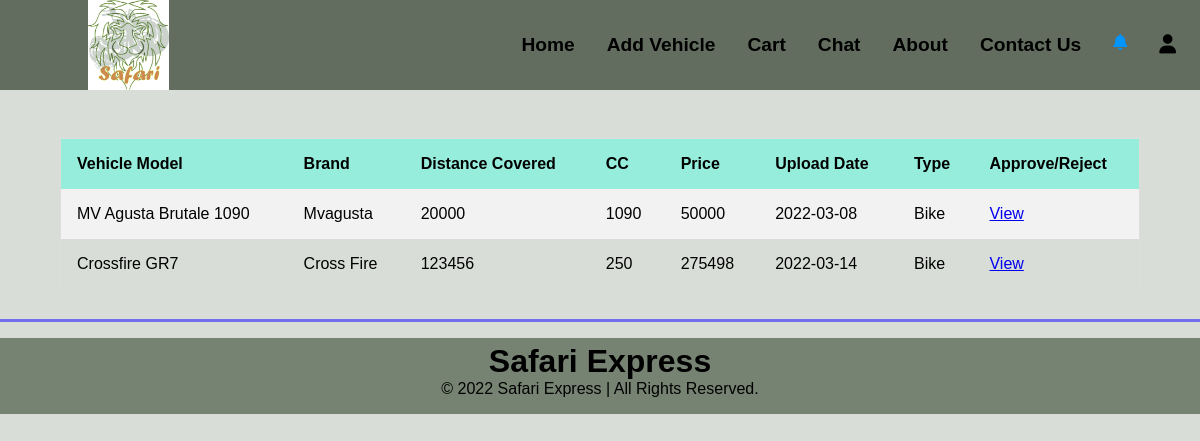
Page /index.php?page=Cart (signed in) on the committed database.
### tables this page shows
CREATE TABLE `vehicle` (
  `vehicleID` int(11) NOT NULL,
  `modelID` int(255) NOT NULL,
  `modelYear` int(255) NOT NULL,
  `vehicleDescription` text NOT NULL,
  `distanceTravelled` int(255) NOT NULL,
  `locationRegistered` varchar(255) NOT NULL,
  `price` int(255) NOT NULL,
  `userID` int(11) NOT NULL,
  `owner` varchar(255) NOT NULL,
  `vehiclePostDate` date NOT NULL DEFAULT current_timestamp(),
  `uploadStatus` int(255) NOT NULL
);

CREATE TABLE `type` (
  `modelID` int(11) NOT NULL,
  `modelName` varchar(255) NOT NULL,
  `cubicCapacity` int(255) NOT NULL,
  `brandID` int(11) NOT NULL,
  `vehicleType` varchar(255) NOT NULL
);

CREATE TABLE `manufacturer` (
  `brandID` int(11) NOT NULL,
  `brandName` varchar(255) NOT NULL
);

### functions/load_template.php (called while the page is built, shortened)
<?php
	function loadTemplate($filename, $tempVars){
		extract($tempVars);
		require $filename;
		$content = ob_get_clean();
		return $content;
	}
?>

### pages/users/Cart.php (called while the page is built, shortened)
<?php
$conn = new DatabaseTable('shortlist');
$shortlisted = $conn->shortlistVecList($_SESSION['userID']);
$content = loadTemplate('../templates/users/CartTemplate.php', ["shortlisted"=>$shortlisted]);
?>

### classes/databasetable.php (called while the page is built, shortened)
 <?php
class DatabaseTable{
function shortlistVecList($vec_id){
    global $pdo;
    $stmt = $pdo->prepare('SELECT * FROM `vehicle` JOIN type ON vehicle.modelID = type.modelID JOIN users ON users.userID = vehicle.userID JOIN vehiclecategory ON vehicle.vehicleID = vehiclecategory.vehicleID JOIN manufacturer ON type.brandID=manufacturer.brandID JOIN shortlist ON vehicle.vehicleID = shortlist.vehicleID WHERE shortlist.custID='.$vec_id.';');
    $stmt->execute();
    return $stmt;
}
}
?>

### templates/users/CartTemplate.php (the view)
<section>
<table>
<tr><th>Vehicle Model</th><th>Brand</th><th>Distance Covered</th><th>CC</th><th>Price</th><th>Upload Date</th><th>Type</th><th>Approve/Reject</th></tr>
<?php
foreach($shortlisted as $value){
    echo '<tr><td>'.$value['modelName'].'</td><td>'.$value['brandName'].'</td><td>'.$value['distanceTravelled'].'</td><td>'.$value['cubicCapacity'].'</td><td>'.$value['price'].'</td><td>'.$value['vehiclePostDate'].'</td><td>'.$value['vehicleType'].'</td><td><a href=index.php?page=viewvehicle&buy='.$value['vehicleID'].'>View</a></td></tr>';
}
?>
</table>
</section>

### css/styles.css (style rules this page uses)
* { padding: 0; margin: 0; box-sizing: border-box; }
body, html { font-family: sans-serif; margin: 0; }
table { border-collapse: collapse; border-spacing: 0; width: 90%; margin: 3rem 5%; border: 1px solid #ddd; }
th { background: #96EDDC; }
th, td { text-align: left; padding: 16px; }
tr:nth-child(even) { background-color: #f2f2f2; }
body { background: #D9DDD8; }

### rows in the picture
vehicle: modelID.modelName "MV Agusta Brutale 1090", manufacturer.brandName "Mvagusta", distanceTravelled "20000", modelID.cubicCapacity "1090", price "50000", vehiclePostDate "2022-03-08", modelID.vehicleType "Bike"
vehicle: modelID.modelName "Crossfire GR7", manufacturer.brandName "Cross Fire", distanceTravelled "123456", modelID.cubicCapacity "250", price "275498", vehiclePostDate "2022-03-14", modelID.vehicleType "Bike"
